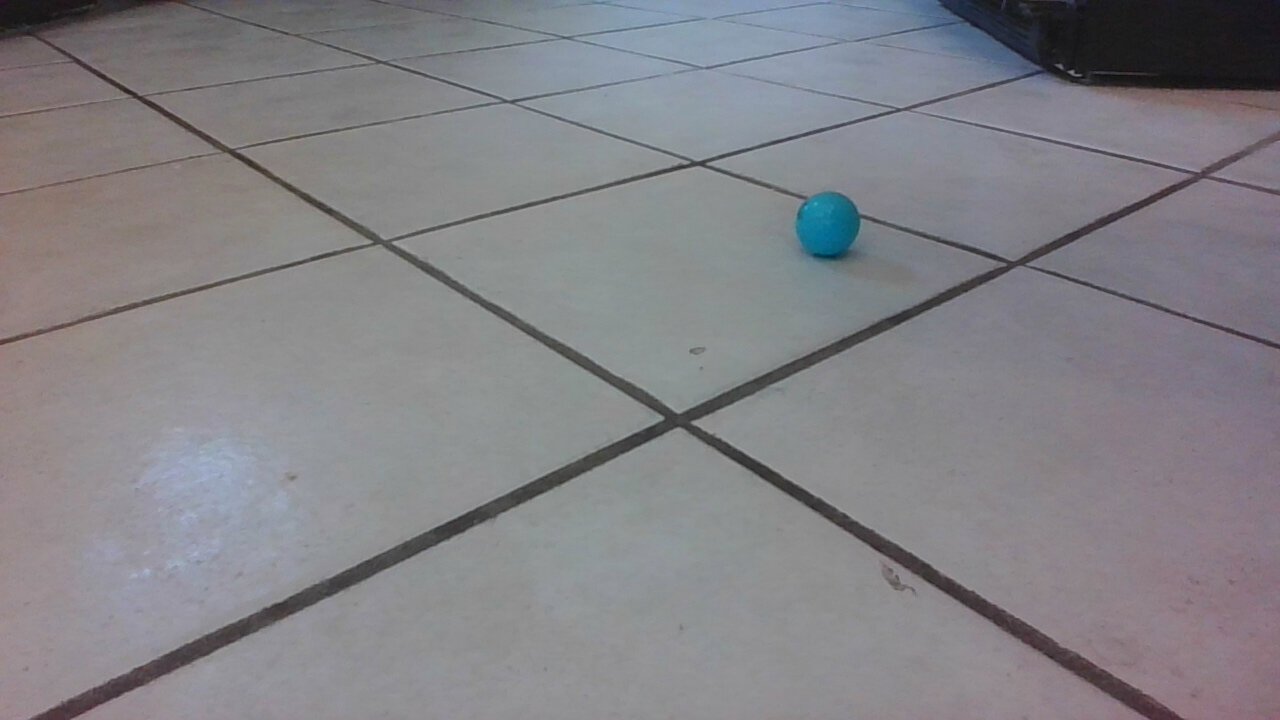
#> input picture Neo/ros_tutorials-master/opencv/include/blob2.jpg, 1280 x 720 px, given in place of the camera
$ python blob_detector.py
#> lines starting #> are read from the running program, lines starting #| are printed output that depends on the picture; after the words box and inside, x2 and y2 are one past the last pixel; in counts of white or black regions, pixels touching at a corner belong together
"""
Library for detecting a blob based on a color range filter in HSV space

   0------------------> x (cols)
   |
   |
   |         o center
   |
   |
   V y (rows)

Author: Tiziano Fiorenzani

"""


# Standard imports
import cv2
import numpy as np;

#---------- Blob detecting function: returns keypoints and mask
#-- return keypoints, reversemask
def blob_detect(image,                  #-- The frame (cv standard)
                hsv_min,                #-- minimum threshold of the hsv filter [h_min, s_min, v_min]
                hsv_max,                #-- maximum threshold of the hsv filter [h_max, s_max, v_max]
                blur=0,                 #-- blur value (default 0)
                blob_params=None,       #-- blob parameters (default None)
                search_window=None,     #-- window where to search as [x_min, y_min, x_max, y_max] adimensional (0.0 to 1.0) starting from top left corner
                imshow=False
               ):

    #- Blur image to remove noise
    if blur > 0:
        image    = cv2.blur(image, (blur, blur))
        #- Show result
        if imshow:
            cv2.imshow("Blur", image)
            cv2.waitKey(0)

    #- Search window
    if search_window is None: search_window = [0.0, 0.0, 1.0, 1.0]

    #- Convert image from BGR to HSV
    hsv     = cv2.cvtColor(image, cv2.COLOR_BGR2HSV)

    #- Apply HSV threshold
    mask    = cv2.inRange(hsv,hsv_min, hsv_max)

    #- Show HSV Mask
    if imshow:
        cv2.imshow("HSV Mask", mask)

    #- dilate makes the in range areas larger
    mask = cv2.dilate(mask, None, iterations=2)
    #- Show HSV Mask
    if imshow:
        cv2.imshow("Dilate Mask", mask)
        cv2.waitKey(0)

    mask = cv2.erode(mask, None, iterations=2)

    #- Show dilate/erode mask
    if imshow:
        cv2.imshow("Erode Mask", mask)
        cv2.waitKey(0)

    #- Cut the image using the search mask
    mask = apply_search_window(mask, search_window)

    if imshow:
        cv2.imshow("Searching Mask", mask)
        cv2.waitKey(0)

    #- build default blob detection parameters, if none have been provided
    if blob_params is None:
        # Set up the SimpleBlobdetector with default parameters.
        params = cv2.SimpleBlobDetector_Params()

        # Change thresholds
        params.minThreshold = 30;
        params.maxThreshold = 100;

        # Filter by Area.
        params.filterByArea = True
        params.minArea = 30
        params.maxArea = 20000

        # Filter by Circularity
        params.filterByCircularity = True
        params.minCircularity = 0.1

        # Filter by Convexity
        params.filterByConvexity = True
        params.minConvexity = 0.5

        # Filter by Inertia
        params.filterByInertia =True
        params.minInertiaRatio = 0.5

    else:
        params = blob_params

    #- Apply blob detection
    detector = cv2.SimpleBlobDetector_create(params)

    # Reverse the mask: blobs are black on white
    reversemask = 255-mask

    if imshow:
        cv2.imshow("Reverse Mask", reversemask)
        cv2.waitKey(0)

    keypoints = detector.detect(reversemask)

    return keypoints, reversemask

#---------- Draw detected blobs: returns the image
#-- return(im_with_keypoints)
def draw_keypoints(image,                   #-- Input image
                   keypoints,               #-- CV keypoints
                   line_color=(0,0,255),    #-- line's color (b,g,r)
                   imshow=False             #-- show the result
                  ):

    #-- Draw detected blobs as red circles.
    #-- cv2.DRAW_MATCHES_FLAGS_DRAW_RICH_KEYPOINTS ensures the size of the circle corresponds to the size of blob
    im_with_keypoints = cv2.drawKeypoints(image, keypoints, np.array([]), line_color, cv2.DRAW_MATCHES_FLAGS_DRAW_RICH_KEYPOINTS)

    if imshow:
        # Show keypoints
        cv2.imshow("Keypoints", im_with_keypoints)

    return(im_with_keypoints)

#---------- Draw search window: returns the image
#-- return(image)
def draw_window(image,              #- Input image
                window_adim,        #- window in adimensional units
                color=(255,0,0),    #- line's color
                line=5,             #- line's thickness
                imshow=False        #- show the image
               ):

    rows = image.shape[0]
    cols = image.shape[1]

    x_min_px    = int(cols*window_adim[0])
    y_min_px    = int(rows*window_adim[1])
    x_max_px    = int(cols*window_adim[2])
    y_max_px    = int(rows*window_adim[3])

    #-- Draw a rectangle from top left to bottom right corner
    image = cv2.rectangle(image,(x_min_px,y_min_px),(x_max_px,y_max_px),color,line)

    if imshow:
        # Show keypoints
        cv2.imshow("Keypoints", image)

    return(image)

#---------- Draw X Y frame
#-- return(image)
# [19 lines left out: function draw_frame, not called in this run]

#---------- Apply search window: returns the image
#-- return(image)
def apply_search_window(image, window_adim=[0.0, 0.0, 1.0, 1.0]):
    rows = image.shape[0]
    cols = image.shape[1]
    x_min_px    = int(cols*window_adim[0])
    y_min_px    = int(rows*window_adim[1])
    x_max_px    = int(cols*window_adim[2])
    y_max_px    = int(rows*window_adim[3])

    #--- Initialize the mask as a black image
    mask = np.zeros(image.shape,np.uint8)

    #--- Copy the pixels from the original image corresponding to the window
    mask[y_min_px:y_max_px,x_min_px:x_max_px] = image[y_min_px:y_max_px,x_min_px:x_max_px]

    #--- return the mask
    return(mask)

#---------- Apply a blur to the outside search region
#-- return(image)
# [31 lines left out: functions blur_outside, get_blob_relative_position, not called in this run]


#----------- TEST
if __name__=="__main__":

    #--- Define HSV limits
    blue_min = (69,61,43)
    blue_max = (255, 255, 255)

    #--- Define area limit [x_min, y_min, x_max, y_max] adimensional (0.0 to 1.0) starting from top left corner
    window = [0.25, 0.25, 0.65, 0.75]

    #-- IMAGE_SOURCE: either 'camera' or 'imagelist'
    SOURCE = 'video'
    # SOURCE = 'camera'

    if SOURCE == 'video':
        cap = cv2.VideoCapture(0)
        while(True):
            # Capture frame-by-frame
            ret, frame = cap.read()
#> frame is the input picture: shape (720, 1280, 3); mean B, G, R 134.2, 129.6, 130.9

            #-- Detect keypoints
            keypoints, iv = blob_detect(frame, blue_min, blue_max, blur=3,
                                        blob_params=None, search_window=window, imshow=False)
#> in blob_detect, `hsv     = cv2.cvtColor(image, cv2.COLOR_BGR2HSV)`: hsv: shape (720, 1280, 3); mean H, S, V 104, 18.4, 136.6
#> in blob_detect, `mask    = cv2.inRange(hsv,hsv_min, hsv_max)`:
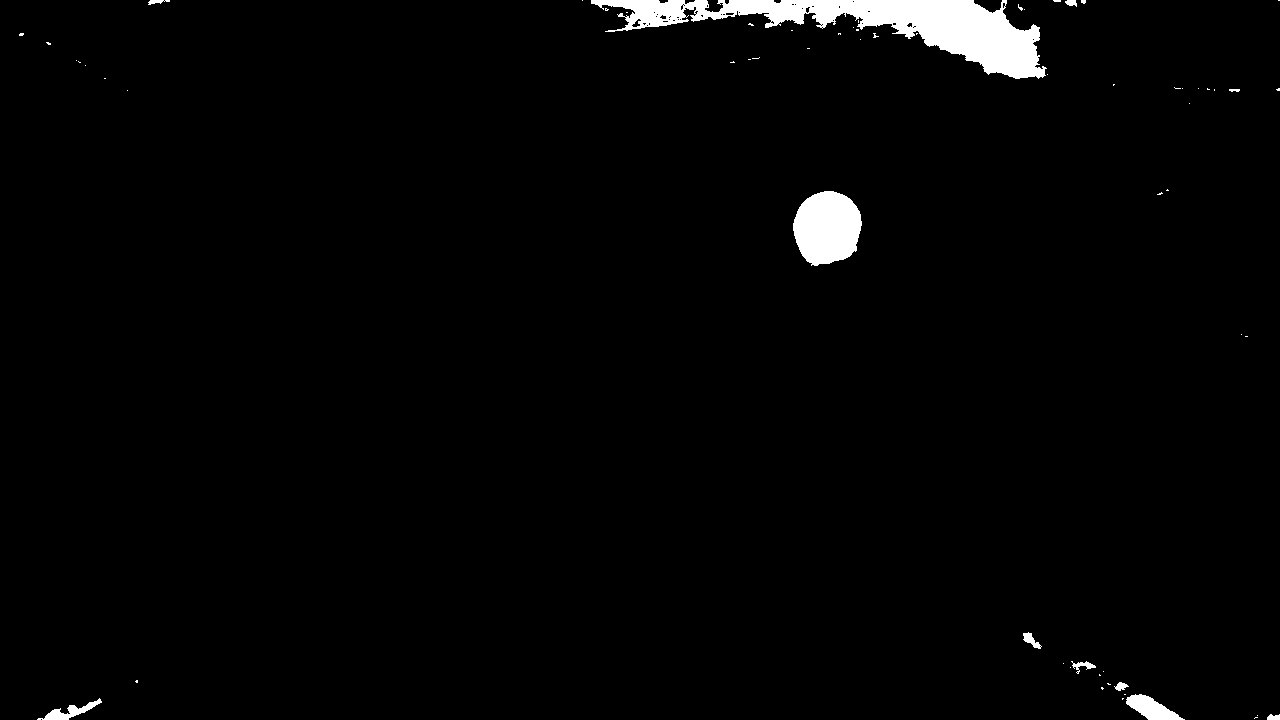
#> mask: shape (720, 1280); 2% white; 63 white regions (52 under 20 px), largest, box (x1, y1, x2, y2) and area: (591, 0, 1047, 79) 12818, (793, 191, 862, 266) 3984, (1126, 694, 1185, 720) 800
#> in blob_detect, `mask = cv2.dilate(mask, None, iterations=2)`:
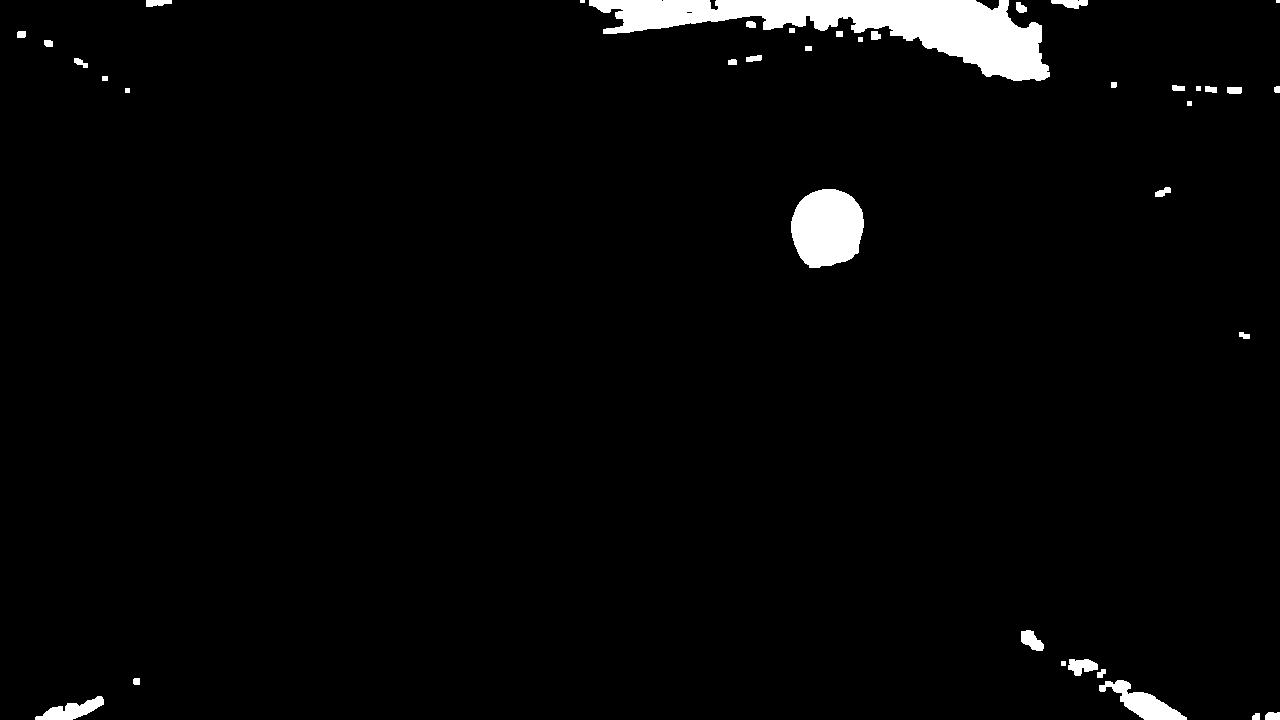
#> mask: shape (720, 1280); 2.7% white; 38 white regions (2 under 20 px), largest, box (x1, y1, x2, y2) and area: (589, 0, 1050, 81) 15556, (791, 189, 864, 268) 4582, (1099, 680, 1187, 720) 1401
#> in blob_detect, `mask = cv2.erode(mask, None, iterations=2)`:
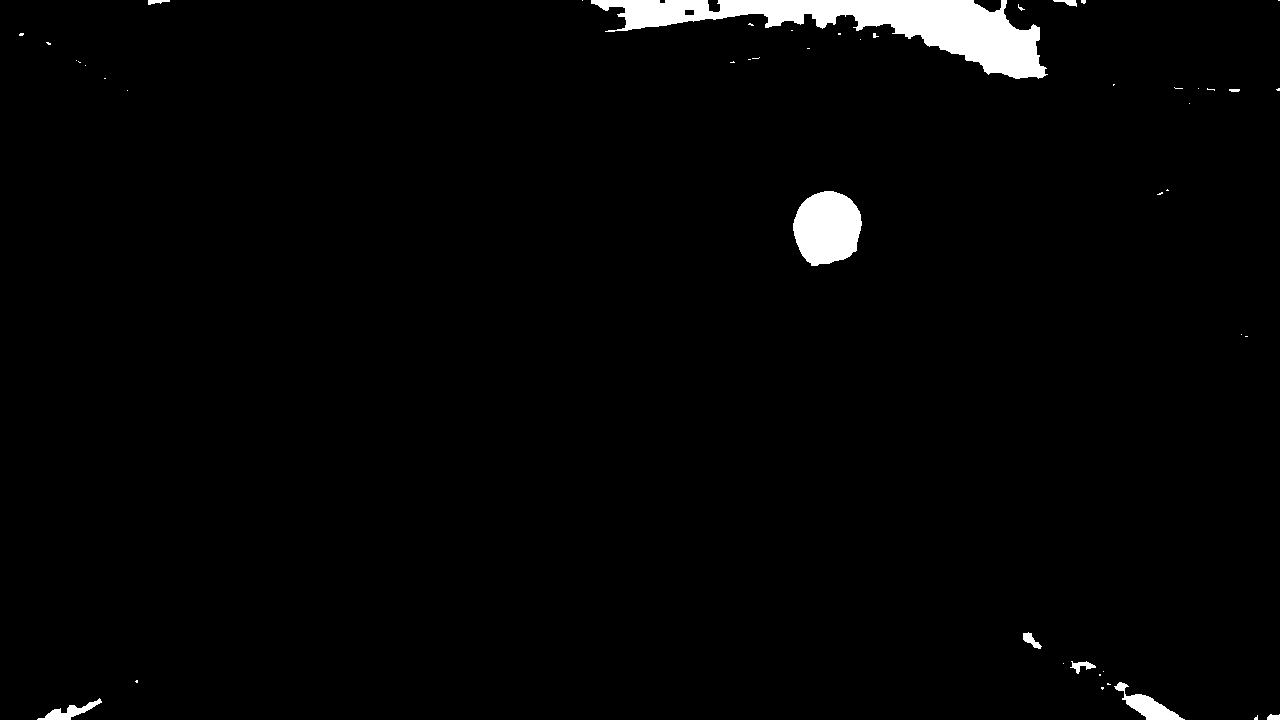
#> mask: shape (720, 1280); 2.1% white; 47 white regions (37 under 20 px), largest, box (x1, y1, x2, y2) and area: (591, 0, 1048, 79) 13484, (793, 191, 862, 266) 3990, (1114, 682, 1185, 720) 915
#> in apply_search_window, `mask[y_min_px:y_max_px,x_min_px:x_max_px] = image[y_min_px:y_max_px,x_..`:
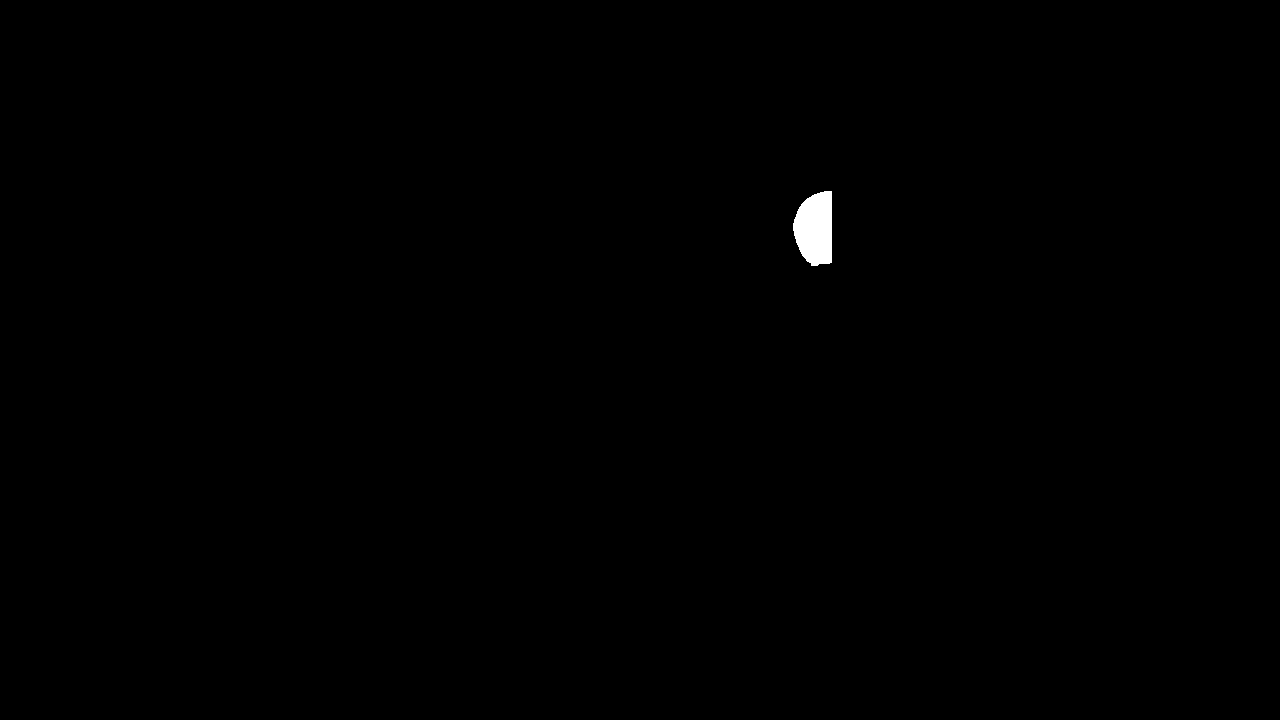
#> mask: shape (720, 1280); 0.25% white; 1 white region, box (x1, y1, x2, y2) and area: (793, 191, 832, 266) 2347
#> in blob_detect, `keypoints = detector.detect(reversemask)`: keypoints = ()
#> keypoints = ()

            #-- Draw search window
            frame     = draw_window(frame, window)

            #-- click ENTER on the image window to proceed
            # draw_keypoints(frame, keypoints, imshow=True)
            draw_keypoints(iv, keypoints, imshow=True)

            #-- press q to quit
            if cv2.waitKey(1) & 0xFF == ord('q'):
#> (key q is pressed here)
                break

    else:
        #-- Read image list from file:
        image_list = []
        image_list.append(cv2.imread("blob.jpg"))
        #image_list.append(cv2.imread("blob2.jpg"))
        #image_list.append(cv2.imread("blob3.jpg"))

        for image in image_list:
            #-- Detect keypoints
            keypoints, kp = blob_detect(image, blue_min, blue_max, blur=5,
                                        blob_params=None, search_window=window, imshow=False)

            image    = blur_outside(image, blur=15, window_adim=window)
            cv2.imshow("Outside Blur", image)
            cv2.waitKey(0)

            image     = draw_window(image, window, imshow=False)
            #-- enter to proceed
            cv2.waitKey(0)

            #-- click ENTER on the image window to proceed
            image     = draw_keypoints(image, keypoints, imshow=False)
            cv2.waitKey(0)
            #-- Draw search window

            image    = draw_frame(image)
            cv2.imshow("Frame", image)
            # cv2.imshow("Frame 2", kp)
            cv2.waitKey(0)
